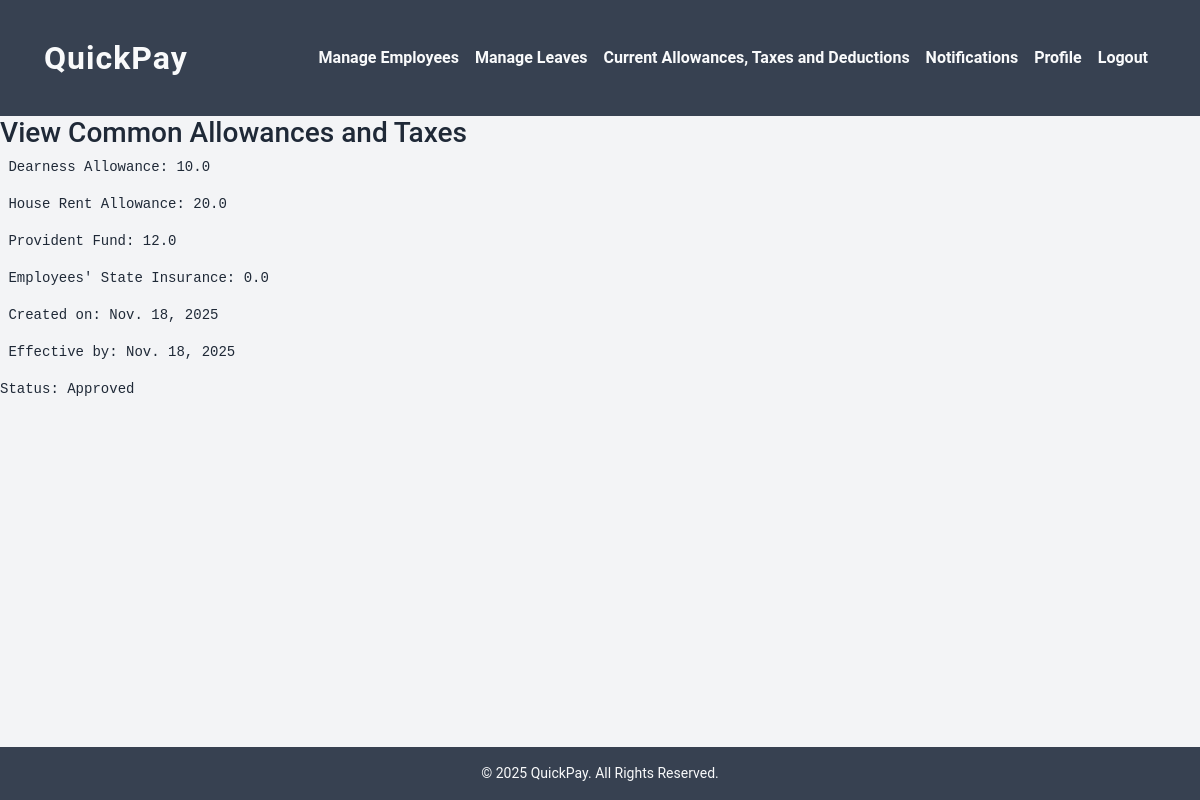
Page /views_pay_salary (signed in) on the committed database.
### payroll/models.py (models this page shows, shortened)
class CommonPay(models.Model):
    STATUS = [
        ('Pending', 'Pending'),
        ('Approved', 'Approved'),
        ('Edit Requested', 'Edit Requested'),
    ]
    da = models.FloatField(default=0.0, help_text="Dearness Allowance (%)")
    hra = models.FloatField(default=0.0, help_text="House Rent Allowance (%)")
    pf = models.FloatField(default=0.0, help_text="Provident Fund (%)")
    esi = models.FloatField(default=0.0, help_text="Employees State Insurance (%)")
    effective_from = models.DateField(help_text="Date from which these rates are effective")
    created_on = models.DateField(auto_now_add=True)
    updated_on = models.DateField(auto_now=True)
    status = models.CharField(max_length=15, choices=STATUS, default='Pending')

### payroll/views.py (the view)
# urls.py: path('views_pay_salary', payroll.views.views_pay_salary, name='views_pay_salary'),
def views_pay_salary(request):
    cp = CommonPay.objects.order_by('-updated_on').first()
    return render(request, 'views_pay_salary.html', {'cp': cp})

### Templates/views_pay_salary.html (shortened to what this page needs)
{% extends 'base.html' %}
{% load static %}
{% block content %}
<h3>View Common Allowances and Taxes </h3>
{% if cp %}
<pre> Dearness Allowance: {{cp.da}}</pre>
<pre> House Rent Allowance: {{cp.hra}} </pre>
<pre> Provident Fund: {{cp.pf}}</pre>
<pre> Employees' State Insurance: {{cp.esi}}</pre>
<pre> Created on: {{cp.created_on}}</pre>
<pre> Effective by: {{cp.effective_from}} </pre>
<pre>Status: {{cp.status}}</pre>
{% endif %}
{% endblock %}

### static/css/mystyle.css (style rules this page uses)
body { margin: 0; font-family: "Roboto", "Segoe UI", sans-serif; background: #f3f4f6; color: #1f2937; }

### rows in the picture
CommonPay: da "10.0", hra "20.0", pf "12.0", esi "0.0", created_on "Nov. 18, 2025", effective_from "Nov. 18, 2025", status "Approved"
